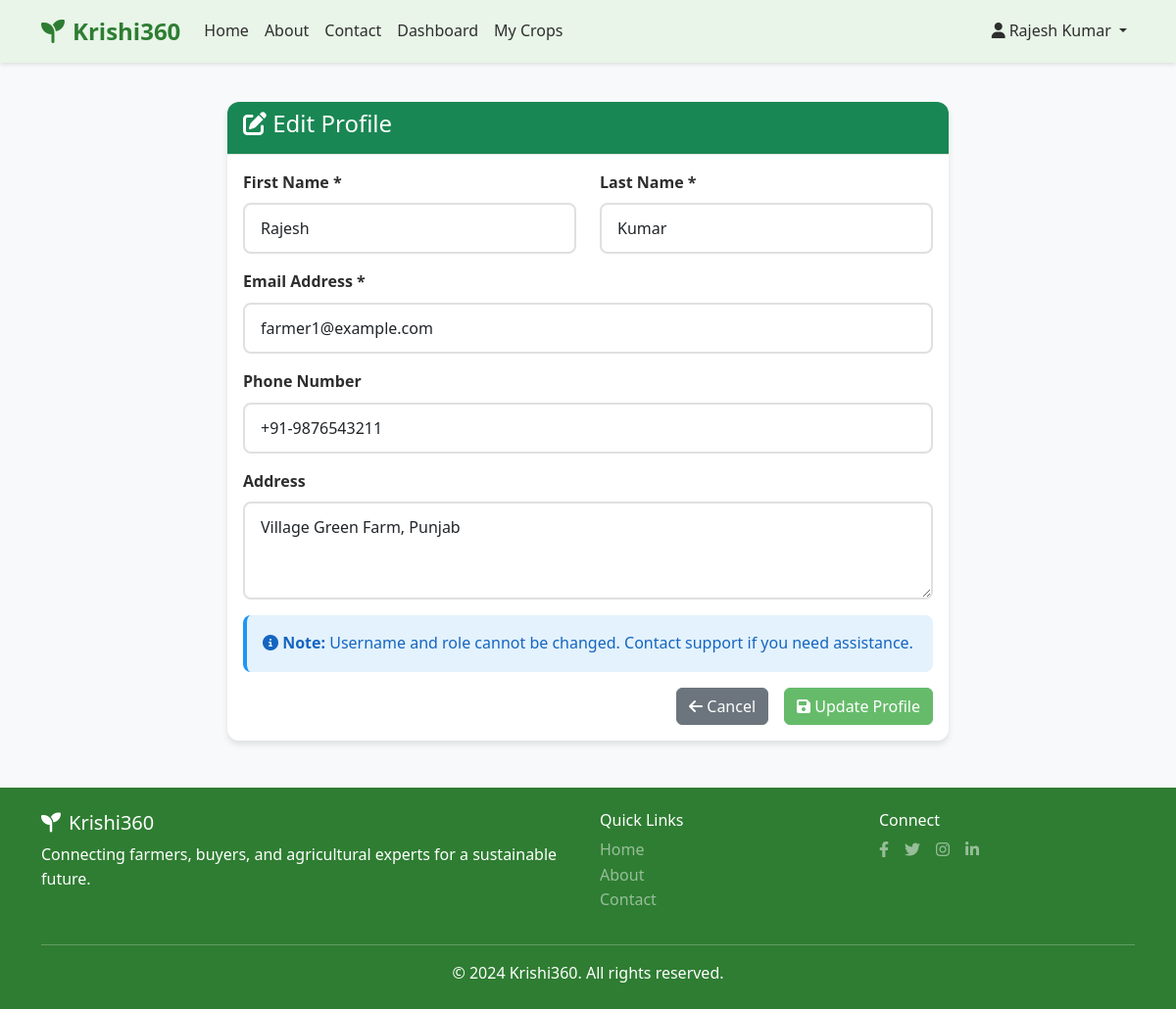
The app's page /auth/profile/edit (signed in) with its own data.
### models.py (models this page shows, shortened)
class User(UserMixin, db.Model):
    __tablename__ = 'users'
    id = db.Column(db.Integer, primary_key=True)
    username = db.Column(db.String(80), unique=True, nullable=False)
    email = db.Column(db.String(120), unique=True, nullable=False)
    password_hash = db.Column(db.String(128), nullable=False)
    first_name = db.Column(db.String(50), nullable=False)
    last_name = db.Column(db.String(50), nullable=False)
    phone = db.Column(db.String(20), nullable=True)
    address = db.Column(db.Text, nullable=True)
    role = db.Column(db.String(20), nullable=False, default='farmer')  # farmer, buyer, consultant, admin
    is_active = db.Column(db.Boolean, default=True)
    created_at = db.Column(db.DateTime, default=datetime.utcnow)
    updated_at = db.Column(db.DateTime, default=datetime.utcnow, onupdate=datetime.utcnow)
    crops = db.relationship('Crop', backref='farmer', lazy=True)
    orders_placed = db.relationship('Order', foreign_keys='Order.buyer_id', backref='buyer', lazy=True)
    consultations_requested = db.relationship('Consultation', foreign_keys='Consultation.farmer_id', backref='farmer', lazy=True)
    consultations_provided = db.relationship('Consultation', foreign_keys='Consultation.consultant_id', backref='consultant', lazy=True)
    def get_full_name(self):
        return f"{self.first_name} {self.last_name}"

### routes/auth.py (the view, shortened to what this page needs)
@bp.route('/profile/edit', methods=['GET', 'POST'])
@login_required
def edit_profile():
    return render_template('auth/edit_profile.html', user=current_user)

### app.py (called while the page is built)
@login_manager.user_loader
def load_user(user_id):
    return User.query.get(int(user_id))

### templates/auth/edit_profile.html (shortened to what this page needs)
{% extends "base.html" %}
{% block content %}
<div class="container mt-4">
    <div class="row justify-content-center">
        <div class="col-md-8">
            <div class="card">
                <div class="card-header bg-success text-white">
                    <h4><i class="fas fa-edit"></i> Edit Profile</h4>
                </div>
                <div class="card-body">
                    <form method="POST">
                        <div class="row">
                            <div class="col-md-6 mb-3">
                                <label for="first_name" class="form-label">First Name *</label>
                                <input type="text" class="form-control" id="first_name" name="first_name"
                                       value="{{ user.first_name }}" required>
                            </div>
                            <div class="col-md-6 mb-3">
                                <label for="last_name" class="form-label">Last Name *</label>
                                <input type="text" class="form-control" id="last_name" name="last_name"
                                       value="{{ user.last_name }}" required>
                            </div>
                        </div>
                        <div class="mb-3">
                            <label for="email" class="form-label">Email Address *</label>
                            <input type="email" class="form-control" id="email" name="email"
                                   value="{{ user.email }}" required>
                        </div>
                        <div class="mb-3">
                            <label for="phone" class="form-label">Phone Number</label>
                            <input type="tel" class="form-control" id="phone" name="phone"
                                   value="{{ user.phone or '' }}" placeholder="+91 9876543210">
                        </div>
                        <div class="mb-3">
                            <label for="address" class="form-label">Address</label>
                            <textarea class="form-control" id="address" name="address" rows="3"
                                      placeholder="Enter your complete address">{{ user.address or '' }}</textarea>
                        </div>
                        <div class="alert alert-info">
                            <i class="fas fa-info-circle"></i>
                            <strong>Note:</strong> Username and role cannot be changed. Contact support if you need assistance.
                        </div>
                        <div class="d-grid gap-2 d-md-flex justify-content-md-end">
                            <a href="{{ url_for('auth.profile') }}" class="btn btn-secondary me-md-2">
                                <i class="fas fa-arrow-left"></i> Cancel
                            </a>
                            <button type="submit" class="btn btn-success">
                                <i class="fas fa-save"></i> Update Profile
                            </button>
                        </div>
                    </form>
                </div>
            </div>
        </div>
    </div>
</div>
{% endblock %}

### templates/base.html (shortened to what this page needs)
<!DOCTYPE html>
<html lang="en">
<head>
    <link href="https://cdn.jsdelivr.net/npm/bootstrap@5.3.0/dist/css/bootstrap.min.css" rel="stylesheet">
    <link href="https://cdnjs.cloudflare.com/ajax/libs/font-awesome/6.4.0/css/all.min.css" rel="stylesheet">
    <link href="{{ url_for('static', filename='css/style.css') }}" rel="stylesheet">
</head>
<body>
    <nav class="navbar navbar-expand-lg navbar-light bg-light-green fixed-top">
        <div class="container">
            <a class="navbar-brand fw-bold" href="{{ url_for('index') }}">
                <i class="fas fa-seedling me-2"></i>Krishi360
            </a>
            <div class="collapse navbar-collapse" id="navbarNav">
                <ul class="navbar-nav me-auto">
                    <li class="nav-item">
                        <a class="nav-link" href="{{ url_for('index') }}">Home</a>
                    </li>
                    <li class="nav-item">
                        <a class="nav-link" href="{{ url_for('about') }}">About</a>
                    </li>
                    <li class="nav-item">
                        <a class="nav-link" href="{{ url_for('contact') }}">Contact</a>
                    </li>
                    {% if current_user.is_authenticated %}
                        {% if current_user.role == 'farmer' %}
                            <li class="nav-item">
                                <a class="nav-link" href="{{ url_for('farmer.dashboard') }}">Dashboard</a>
                            </li>
                            <li class="nav-item">
                                <a class="nav-link" href="{{ url_for('farmer.crops') }}">My Crops</a>
                            </li>
                        {% elif current_user.role == 'admin' %}
                            <li class="nav-item">
                                <a class="nav-link" href="{{ url_for('admin.dashboard') }}">Admin Dashboard</a>
                            </li>
                        {% endif %}
                    {% endif %}
                </ul>
                <ul class="navbar-nav">
                    {% if current_user.is_authenticated %}
                        <li class="nav-item dropdown">
                            <a class="nav-link dropdown-toggle" href="#" id="navbarDropdown" role="button" data-bs-toggle="dropdown">
                                <i class="fas fa-user me-1"></i>{{ current_user.get_full_name() }}
                            </a>
                        </li>
                    {% endif %}
                </ul>
            </div>
        </div>
    </nav>
    <main class="main-content">
        {% block content %}{% endblock %}
    </main>
    <footer class="footer bg-dark-green text-white py-4 mt-5">
        <div class="container">
            <div class="row">
                <div class="col-md-6">
                    <h5><i class="fas fa-seedling me-2"></i>Krishi360</h5>
                    <p>Connecting farmers, buyers, and agricultural experts for a sustainable future.</p>
                </div>
                <div class="col-md-3">
                    <h6>Quick Links</h6>
                    <ul class="list-unstyled">
                        <li><a href="{{ url_for('index') }}" class="text-white-50">Home</a></li>
                        <li><a href="{{ url_for('about') }}" class="text-white-50">About</a></li>
                        <li><a href="{{ url_for('contact') }}" class="text-white-50">Contact</a></li>
                    </ul>
                </div>
                <div class="col-md-3">
                    <h6>Connect</h6>
                    <div class="d-flex">
                        <a href="#" class="text-white-50 me-3"><i class="fab fa-facebook-f"></i></a>
                        <a href="#" class="text-white-50 me-3"><i class="fab fa-twitter"></i></a>
                        <a href="#" class="text-white-50 me-3"><i class="fab fa-instagram"></i></a>
                        <a href="#" class="text-white-50"><i class="fab fa-linkedin-in"></i></a>
                    </div>
                </div>
            </div>
            <hr class="my-3">
            <div class="text-center">
                <p class="mb-0">&copy; 2024 Krishi360. All rights reserved.</p>
            </div>
        </div>
    </footer>
</body>
</html>

### static/css/style.css (style rules this page uses)
:root { --primary-green: #4CAF50; --light-green: #E8F5E8; --dark-green: #2E7D32; --accent-green: #66BB6A; --text-dark: #2E2E2E; --text-light: #666666; --white: #FFFFFF; --light-gray: #F8F9FA; --border-color: #E0E0E0; }
body { font-family: 'Segoe UI', Tahoma, Geneva, Verdana, sans-serif; background-color: var(--light-gray); color: var(--text-dark); line-height: 1.6; }
.main-content { min-height: calc(100vh - 200px); padding-top: 80px; }
.navbar { box-shadow: 0 2px 4px rgba(0,0,0,0.1); backdrop-filter: blur(10px); }
.bg-light-green { background-color: var(--light-green) !important; }
.bg-dark-green { background-color: var(--dark-green) !important; }
.navbar-brand { color: var(--dark-green) !important; font-size: 1.5rem; }
.navbar-nav .nav-link { color: var(--text-dark) !important; font-weight: 500; transition: color 0.3s ease; }
.btn-success { background-color: var(--accent-green); border-color: var(--accent-green); }
.card { border: none; border-radius: 12px; box-shadow: 0 4px 6px rgba(0, 0, 0, 0.1); transition: transform 0.3s ease, box-shadow 0.3s ease; background-color: var(--white); }
.card-header { background-color: var(--light-green); border-bottom: 1px solid var(--border-color); border-radius: 12px 12px 0 0 !important; font-weight: 600; color: var(--dark-green); }
.form-control { border: 2px solid var(--border-color); border-radius: 8px; padding: 0.75rem 1rem; transition: border-color 0.3s ease, box-shadow 0.3s ease; }
.form-label { font-weight: 600; color: var(--text-dark); margin-bottom: 0.5rem; }
.alert { border: none; border-radius: 8px; font-weight: 500; }
.alert-info { background-color: #E3F2FD; color: #1565C0; border-left: 4px solid #2196F3; }
.footer { background-color: var(--dark-green) !important; margin-top: auto; }
.footer a { text-decoration: none; transition: color 0.3s ease; }

### records on screen
User: get_full_name "Rajesh Kumar", first_name "Rajesh", last_name "Kumar", email "farmer1@example.com", phone "+91-9876543211", address "Village Green Farm, Punjab"
